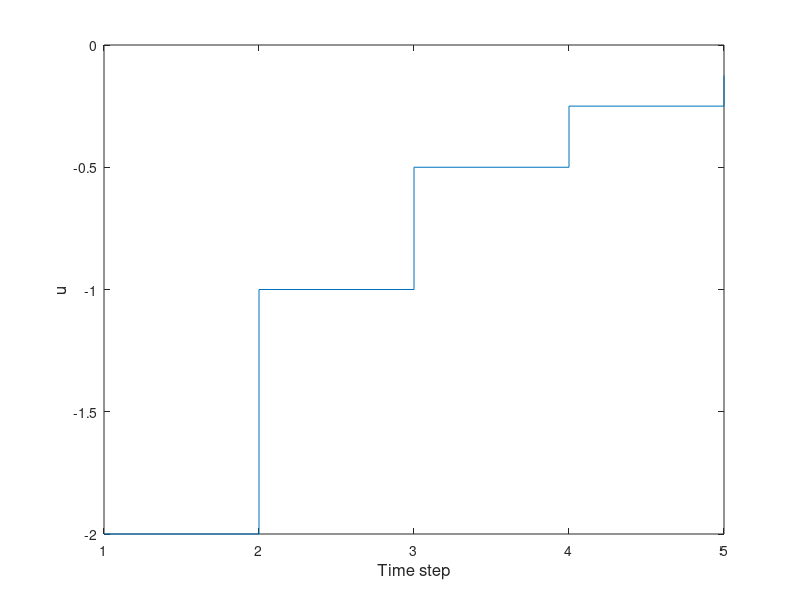
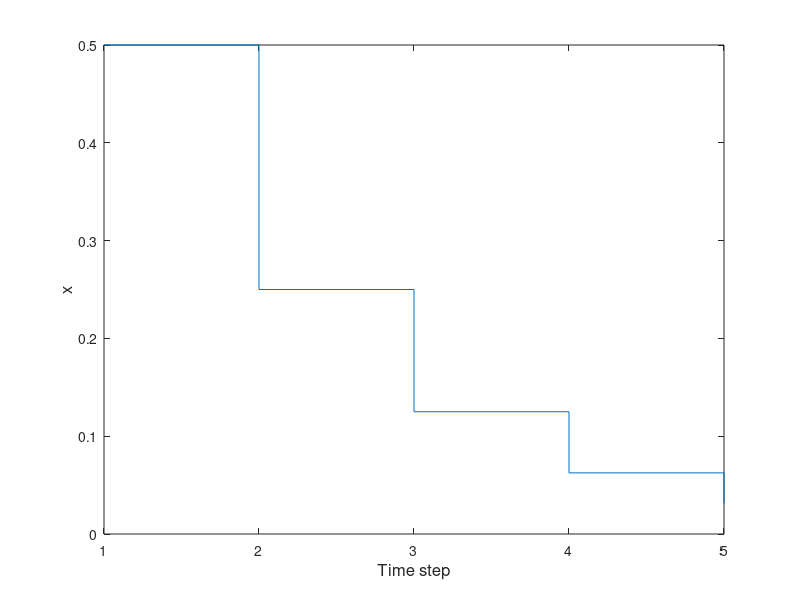
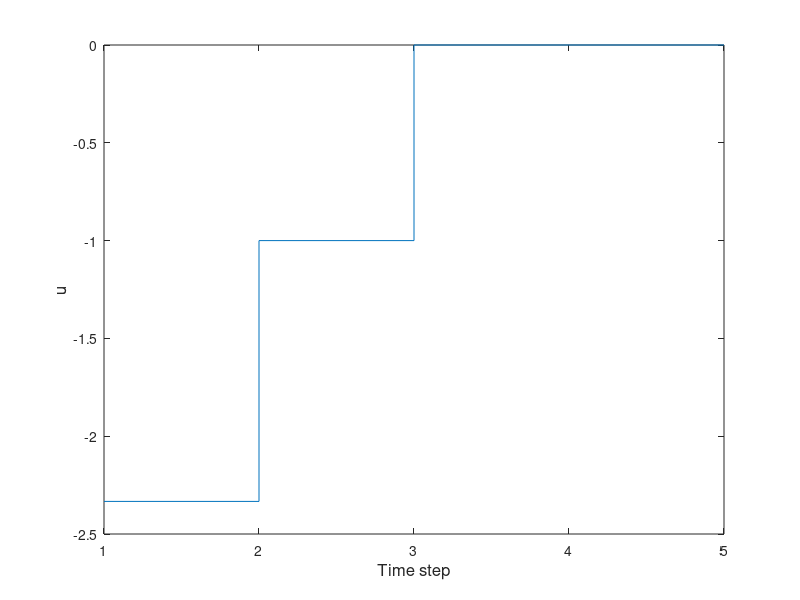
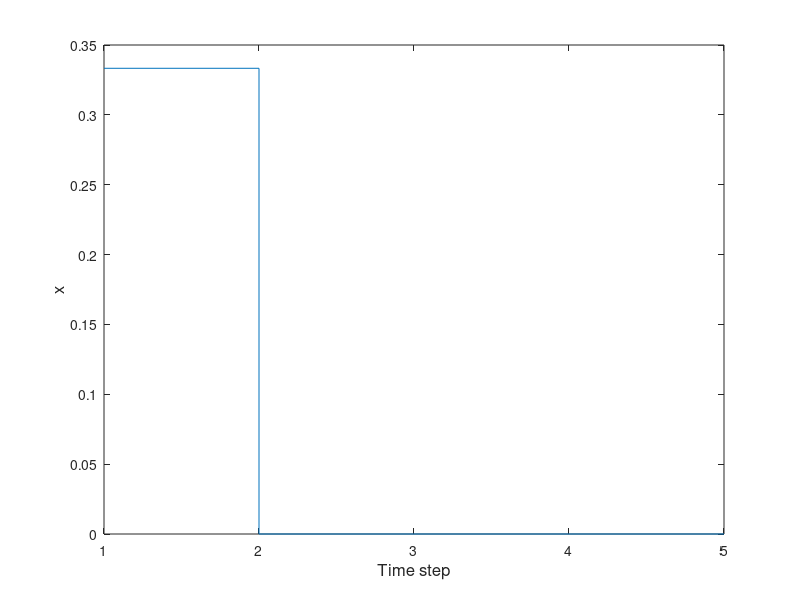

Write the MATLAB code that produced these figures, in order.
%   MATLAB code for lecture 15
%   Written by Chris Vermillion

clear
clc

%   Given the system description in the example problem, compute the
%   lifted system representation
A = 1.5;
B = 0.5;
N = 5;
H = zeros(N,N);         %   Initialize H
M = zeros(N,1);
for i=1:N
    for j=1:i
        H(i,j) = A^(i-j)*B;
    end
    M(i) = A^i;
end
x0 = 1;         %   Initial condition

u_allowable = [-3 -2 -1 0 1 2 3];   %   Quantization of control values
x_allowable = [-1 -0.5 0 0.5 1];    %   Quantization of state values

%   Populate a table of stage costs and destination states for quick reference
J_stage = zeros(length(x_allowable),length(u_allowable));
x_dest = zeros(length(x_allowable),length(u_allowable));
for i=1:length(x_allowable)
    for j=1:length(u_allowable)
        x_dest(i,j) = A*x_allowable(i) + B*u_allowable(j);
        if abs(x_dest(i,j)) <= 1        %   State constraint satisfied
            J_stage(i,j) = 5*x_dest(i,j)^2 + u_allowable(j)^2;
        else                            %   State constraint violated
            J_stage(i,j) = 10000;
        end
    end
end

%   Compute the vector of optimal costs to go from step N-1, along with the
%   corresponding control values
J_opt_togo = zeros(length(x_allowable),1);  %   Optimal cost to go from each state
u_opt_togo_matrix = zeros(length(x_allowable),N);    %   Optimal control sequence from each originating state, at each stage
for i=1:length(x_allowable)
    [J_opt_togo(i),index] = min(J_stage(i,:));
    u_opt_togo_matrix(i,N) = u_allowable(index);
end

%   Begin the backward recursion through the rest of the stages
stage = N-2;
while stage >= 0
    J_opt_togo_prev = J_opt_togo;
    u_opt_togo_matrix_prev = u_opt_togo_matrix;
    for i=1:length(x_allowable)
        for j=1:length(u_allowable)
            %   Calculate the intermediate (successor) state resulting from
            %   application of each candidate control input
            x_inter = A*x_allowable(i) + B*u_allowable(j);
            %   In general, the successor state calculated above will NOT
            %   be one of the quantized state values, so we will need to
            %   interpolate
            if abs(x_inter) <= 1
                J_opt_togo_current = interp1(x_allowable,J_opt_togo_prev,x_inter);
                %   Calculate the optimal cost to go through the above
                %   successor state
                J_togo(j) = J_stage(i,j) + J_opt_togo_current;
            else
                J_togo(j) = 10000;
            end
        end
        [J_opt_togo(i),control_index] = min(J_togo);
        u_opt_togo_matrix(i,stage+1) = u_allowable(control_index);
        %   Need to append the optimal control sequence with the optimal
        %   control sequence to go from the the intermediate state
        %   calculated above. Because this intermediate state will, in
        %   general, not correspond to one of the quantized states, we must
        %   interpolate the control sequence as well
        x_inter = A*x_allowable(i) + B*u_allowable(control_index);
        for k=stage+2:N
            u_opt_togo_matrix(i,k) = interp1(x_allowable,u_opt_togo_matrix_prev(:,k),x_inter);
        end
    end
    stage = stage - 1;
end
%   Note - We have computed the optimal control input sequence for all
%   possible initial conditions. The example asks specifically about x0 =
%   1, so we will plot the optimal control sequence for that one in
%   particular
relevant_IC = find(x_allowable == x0);
u_opt_vector = u_opt_togo_matrix(relevant_IC,:);

figure(1)
stairs(u_opt_vector);
xlabel('Time step','fontsize',12);
ylabel('u','fontsize',12);

%   Report the optimal cost for the relevant IC
J_best_DP = J_opt_togo(relevant_IC)

%   Reconstruct the state evolution under the optimized control sequence
x_opt_vector = H*u_opt_vector' + M*x0;

figure(2)
stairs(x_opt_vector);
xlabel('Time step','fontsize',12);
ylabel('x','fontsize',12);

%   Although the plots in figures 3 and 4 are given for x0 = 1, we have in
%   fact computed the optimal control sequences for all candidate initial
%   conditions (-1, -0.5, 0, 0.5, and 1). These are given in the matrix
%   u_opt_togo_matrix
u_opt_matrix = u_opt_togo_matrix

%   Repeat the exercise using forward recursion

%   Compute the vector of optimal costs to arrive at step 1, along with the
%   corresponding control values
J_opt_toarrive = zeros(length(x_allowable),1);  %   Optimal cost to arrive at each state
u_opt_toarrive_matrix = zeros(length(x_allowable),N);    %   Optimal control sequence to each terminal state, at each stage
for i=1:length(x_allowable)
    %   Determine the required control input such that the originating
    %   state matches the initial condition (x0)
    u_req = 1/B*(x_allowable(i) - A*x0);
    orig_index = find(x_allowable == x0);
    if abs(u_req) <= 3
        J_opt_toarrive(i) = interp1(u_allowable,J_stage(orig_index,:),u_req);
    else
        J_opt_toarrive(i) = 10000;
    end
    u_opt_toarrive_matrix(i,1) = u_req;
end

%   Begin the forward recursion through the rest of the stages
stage = 2;
while stage <= N
    J_opt_toarrive_prev = J_opt_toarrive;
    u_opt_toarrive_matrix_prev = u_opt_toarrive_matrix;
    for i=1:length(x_allowable)
        for j=1:length(u_allowable)
            %   Calculate the previous state before the application of each
            %   candidate control input
            x_prev = inv(A)*(x_allowable(i) - B*u_allowable(j));
            %   In general, the previous state calculated above will NOT
            %   be one of the quantized state values, so we will need to
            %   interpolate
            if abs(x_prev) <= 1
                J_opt_toarrive_current = interp1(x_allowable,J_opt_toarrive_prev,x_prev);
                %   Calculate the optimal cost to go through the above
                %   successor state
                J_stage_current = 5*x_allowable(i)^2 + u_allowable(j)^2;
                J_toarrive(j) = J_stage_current + J_opt_toarrive_current;
            else
                J_toarrive(j) = 10000;
            end
        end
        [J_opt_toarrive(i),control_index] = min(J_toarrive);
        u_opt_toarrive_matrix(i,stage) = u_allowable(control_index);
        %   Need to append the optimal control sequence with the optimal
        %   control sequence to go from the the intermediate state
        %   calculated above. Because this intermediate state will, in
        %   general, not correspond to one of the quantized states, we must
        %   interpolate the control sequence as well
        x_prev = inv(A)*(x_allowable(i) - B*u_allowable(control_index));
        for k=1:stage-1
            u_opt_toarrive_matrix(i,k) = interp1(x_allowable,u_opt_toarrive_matrix_prev(:,k),x_prev);
        end
    end
    stage = stage + 1;
end
%   Note - We have computed the optimal control input sequence for all
%   possible terminal conditions. Let's look at the optimal control
%   sequence for x_final = 0 (recall that x0 = 1)
xf = 0;
relevant_TC = find(x_allowable == xf);
u_opt_vector = u_opt_toarrive_matrix(relevant_TC,:);

figure(3)
stairs(u_opt_vector);
xlabel('Time step','fontsize',12);
ylabel('u','fontsize',12);

%   Report the optimal cost for the relevant IC
J_best_DP = J_opt_toarrive(relevant_TC)

%   Reconstruct the state evolution under the optimized control sequence
x_opt_vector = H*u_opt_vector' + M*x0;

figure(4)
stairs(x_opt_vector);
xlabel('Time step','fontsize',12);
ylabel('x','fontsize',12);

%   Although the plots in figures 3 and 4 are given for xf = 0, we have in
%   fact computed the optimal control sequences for all candidate terminal
%   conditions (-1, -0.5, 0, 0.5, and 1). These are given in the matrix
%   u_opt_toarrive_matrix
u_opt_matrix = u_opt_toarrive_matrix
